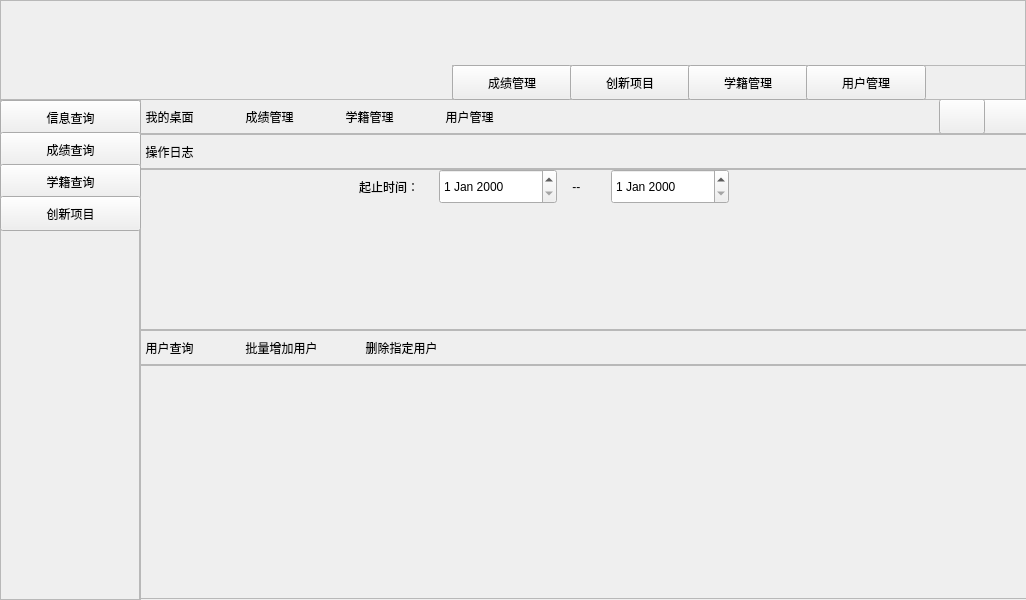
<?xml version="1.0" encoding="UTF-8"?>
<ui version="4.0">
 <class>teacher</class>
 <widget class="QMainWindow" name="teacher">
  <property name="geometry">
   <rect>
    <x>0</x>
    <y>0</y>
    <width>1026</width>
    <height>600</height>
   </rect>
  </property>
  <property name="windowTitle">
   <string>MainWindow</string>
  </property>
  <widget class="QWidget" name="centralwidget">
   <widget class="QFrame" name="frame_main">
    <property name="geometry">
     <rect>
      <x>139</x>
      <y>99</y>
      <width>891</width>
      <height>500</height>
     </rect>
    </property>
    <property name="frameShape">
     <enum>QFrame::StyledPanel</enum>
    </property>
    <property name="frameShadow">
     <enum>QFrame::Raised</enum>
    </property>
    <widget class="QPushButton" name="size_putton">
     <property name="geometry">
      <rect>
       <x>843</x>
       <y>0</y>
       <width>46</width>
       <height>35</height>
      </rect>
     </property>
     <property name="text">
      <string/>
     </property>
    </widget>
    <widget class="QPushButton" name="putton_delete">
     <property name="geometry">
      <rect>
       <x>800</x>
       <y>0</y>
       <width>46</width>
       <height>35</height>
      </rect>
     </property>
     <property name="text">
      <string/>
     </property>
    </widget>
    <widget class="QFrame" name="main_frame">
     <property name="geometry">
      <rect>
       <x>0</x>
       <y>0</y>
       <width>891</width>
       <height>35</height>
      </rect>
     </property>
     <property name="frameShape">
      <enum>QFrame::StyledPanel</enum>
     </property>
     <property name="frameShadow">
      <enum>QFrame::Raised</enum>
     </property>
     <widget class="QLabel" name="label_desktop">
      <property name="enabled">
       <bool>true</bool>
      </property>
      <property name="geometry">
       <rect>
        <x>0</x>
        <y>0</y>
        <width>100</width>
        <height>35</height>
       </rect>
      </property>
      <property name="text">
       <string>  我的桌面</string>
      </property>
     </widget>
     <widget class="QLabel" name="label_grade_mana">
      <property name="enabled">
       <bool>true</bool>
      </property>
      <property name="geometry">
       <rect>
        <x>100</x>
        <y>0</y>
        <width>100</width>
        <height>35</height>
       </rect>
      </property>
      <property name="text">
       <string>  成绩管理</string>
      </property>
     </widget>
     <widget class="QLabel" name="label_roll">
      <property name="enabled">
       <bool>true</bool>
      </property>
      <property name="geometry">
       <rect>
        <x>200</x>
        <y>0</y>
        <width>100</width>
        <height>35</height>
       </rect>
      </property>
      <property name="text">
       <string>  学籍管理</string>
      </property>
     </widget>
     <widget class="QLabel" name="label_user_man">
      <property name="enabled">
       <bool>true</bool>
      </property>
      <property name="geometry">
       <rect>
        <x>300</x>
        <y>0</y>
        <width>100</width>
        <height>35</height>
       </rect>
      </property>
      <property name="text">
       <string>  用户管理</string>
      </property>
     </widget>
    </widget>
    <widget class="QFrame" name="main_frame_grade">
     <property name="geometry">
      <rect>
       <x>0</x>
       <y>35</y>
       <width>891</width>
       <height>35</height>
      </rect>
     </property>
     <property name="frameShape">
      <enum>QFrame::StyledPanel</enum>
     </property>
     <property name="frameShadow">
      <enum>QFrame::Raised</enum>
     </property>
     <widget class="QLabel" name="label_logal">
      <property name="enabled">
       <bool>true</bool>
      </property>
      <property name="geometry">
       <rect>
        <x>0</x>
        <y>0</y>
        <width>100</width>
        <height>35</height>
       </rect>
      </property>
      <property name="text">
       <string>  操作日志</string>
      </property>
     </widget>
    </widget>
    <widget class="QFrame" name="main_frame_grade_3">
     <property name="geometry">
      <rect>
       <x>0</x>
       <y>231</y>
       <width>891</width>
       <height>35</height>
      </rect>
     </property>
     <property name="frameShape">
      <enum>QFrame::StyledPanel</enum>
     </property>
     <property name="frameShadow">
      <enum>QFrame::Raised</enum>
     </property>
     <widget class="QLabel" name="label_year_14">
      <property name="enabled">
       <bool>true</bool>
      </property>
      <property name="geometry">
       <rect>
        <x>0</x>
        <y>0</y>
        <width>100</width>
        <height>35</height>
       </rect>
      </property>
      <property name="text">
       <string>  用户查询</string>
      </property>
     </widget>
     <widget class="QLabel" name="label_year_15">
      <property name="enabled">
       <bool>true</bool>
      </property>
      <property name="geometry">
       <rect>
        <x>100</x>
        <y>0</y>
        <width>120</width>
        <height>35</height>
       </rect>
      </property>
      <property name="text">
       <string>  批量增加用户</string>
      </property>
     </widget>
     <widget class="QLabel" name="label_year_16">
      <property name="enabled">
       <bool>true</bool>
      </property>
      <property name="geometry">
       <rect>
        <x>220</x>
        <y>0</y>
        <width>120</width>
        <height>35</height>
       </rect>
      </property>
      <property name="text">
       <string>  删除指定用户</string>
      </property>
     </widget>
    </widget>
    <widget class="QFrame" name="main_frame_grade_2">
     <property name="geometry">
      <rect>
       <x>0</x>
       <y>70</y>
       <width>891</width>
       <height>161</height>
      </rect>
     </property>
     <property name="frameShape">
      <enum>QFrame::StyledPanel</enum>
     </property>
     <property name="frameShadow">
      <enum>QFrame::Raised</enum>
     </property>
     <widget class="QLabel" name="label_year_18">
      <property name="enabled">
       <bool>true</bool>
      </property>
      <property name="geometry">
       <rect>
        <x>430</x>
        <y>0</y>
        <width>30</width>
        <height>35</height>
       </rect>
      </property>
      <property name="text">
       <string> --</string>
      </property>
     </widget>
     <widget class="QDateEdit" name="dateEdit">
      <property name="geometry">
       <rect>
        <x>300</x>
        <y>0</y>
        <width>118</width>
        <height>35</height>
       </rect>
      </property>
     </widget>
     <widget class="QDateEdit" name="dateEdit_2">
      <property name="geometry">
       <rect>
        <x>472</x>
        <y>0</y>
        <width>118</width>
        <height>35</height>
       </rect>
      </property>
     </widget>
     <widget class="QLabel" name="label_year_17">
      <property name="enabled">
       <bool>true</bool>
      </property>
      <property name="geometry">
       <rect>
        <x>220</x>
        <y>0</y>
        <width>71</width>
        <height>35</height>
       </rect>
      </property>
      <property name="text">
       <string>起止时间：</string>
      </property>
     </widget>
    </widget>
    <widget class="QFrame" name="main_frame_grade_4">
     <property name="geometry">
      <rect>
       <x>0</x>
       <y>266</y>
       <width>891</width>
       <height>241</height>
      </rect>
     </property>
     <property name="frameShape">
      <enum>QFrame::StyledPanel</enum>
     </property>
     <property name="frameShadow">
      <enum>QFrame::Raised</enum>
     </property>
    </widget>
    <zorder>size_putton</zorder>
    <zorder>putton_delete</zorder>
    <zorder>main_frame_grade</zorder>
    <zorder>main_frame</zorder>
    <zorder>main_frame_grade_3</zorder>
    <zorder>main_frame_grade_2</zorder>
    <zorder>main_frame_grade_4</zorder>
   </widget>
   <widget class="QFrame" name="frame_top">
    <property name="geometry">
     <rect>
      <x>0</x>
      <y>0</y>
      <width>1026</width>
      <height>100</height>
     </rect>
    </property>
    <property name="frameShape">
     <enum>QFrame::StyledPanel</enum>
    </property>
    <property name="frameShadow">
     <enum>QFrame::Raised</enum>
    </property>
    <widget class="QLabel" name="label_background">
     <property name="geometry">
      <rect>
       <x>445</x>
       <y>0</y>
       <width>601</width>
       <height>65</height>
      </rect>
     </property>
     <property name="text">
      <string/>
     </property>
    </widget>
    <widget class="QFrame" name="frame_background">
     <property name="geometry">
      <rect>
       <x>452</x>
       <y>65</y>
       <width>574</width>
       <height>35</height>
      </rect>
     </property>
     <property name="frameShape">
      <enum>QFrame::StyledPanel</enum>
     </property>
     <property name="frameShadow">
      <enum>QFrame::Raised</enum>
     </property>
     <widget class="QPushButton" name="button_managrade">
      <property name="geometry">
       <rect>
        <x>0</x>
        <y>0</y>
        <width>120</width>
        <height>35</height>
       </rect>
      </property>
      <property name="text">
       <string>成绩管理</string>
      </property>
     </widget>
     <widget class="QPushButton" name="button_innovations">
      <property name="geometry">
       <rect>
        <x>118</x>
        <y>0</y>
        <width>120</width>
        <height>35</height>
       </rect>
      </property>
      <property name="text">
       <string>创新项目</string>
      </property>
     </widget>
     <widget class="QPushButton" name="button_manaroll">
      <property name="geometry">
       <rect>
        <x>236</x>
        <y>0</y>
        <width>120</width>
        <height>35</height>
       </rect>
      </property>
      <property name="text">
       <string>学籍管理</string>
      </property>
     </widget>
     <widget class="QPushButton" name="button_manage">
      <property name="geometry">
       <rect>
        <x>354</x>
        <y>0</y>
        <width>120</width>
        <height>35</height>
       </rect>
      </property>
      <property name="text">
       <string>用户管理</string>
      </property>
     </widget>
    </widget>
    <widget class="QLabel" name="label_background_2">
     <property name="geometry">
      <rect>
       <x>-2</x>
       <y>10</y>
       <width>239</width>
       <height>53</height>
      </rect>
     </property>
     <property name="text">
      <string/>
     </property>
    </widget>
    <zorder>frame_background</zorder>
    <zorder>label_background</zorder>
    <zorder>label_background_2</zorder>
   </widget>
   <widget class="QFrame" name="frame_left">
    <property name="geometry">
     <rect>
      <x>0</x>
      <y>100</y>
      <width>141</width>
      <height>500</height>
     </rect>
    </property>
    <property name="frameShape">
     <enum>QFrame::StyledPanel</enum>
    </property>
    <property name="frameShadow">
     <enum>QFrame::Raised</enum>
    </property>
    <widget class="QPushButton" name="button_infor_search">
     <property name="geometry">
      <rect>
       <x>0</x>
       <y>0</y>
       <width>141</width>
       <height>35</height>
      </rect>
     </property>
     <property name="text">
      <string>信息查询</string>
     </property>
     <property name="autoDefault">
      <bool>false</bool>
     </property>
    </widget>
    <widget class="QPushButton" name="button_grade_search">
     <property name="geometry">
      <rect>
       <x>0</x>
       <y>32</y>
       <width>141</width>
       <height>35</height>
      </rect>
     </property>
     <property name="text">
      <string>成绩查询</string>
     </property>
     <property name="autoDefault">
      <bool>false</bool>
     </property>
    </widget>
    <widget class="QPushButton" name="button_roll_school">
     <property name="geometry">
      <rect>
       <x>0</x>
       <y>64</y>
       <width>141</width>
       <height>35</height>
      </rect>
     </property>
     <property name="text">
      <string>学籍查询</string>
     </property>
     <property name="autoDefault">
      <bool>false</bool>
     </property>
    </widget>
    <widget class="QPushButton" name="button_innovation">
     <property name="enabled">
      <bool>true</bool>
     </property>
     <property name="geometry">
      <rect>
       <x>0</x>
       <y>96</y>
       <width>141</width>
       <height>35</height>
      </rect>
     </property>
     <property name="text">
      <string>创新项目</string>
     </property>
     <property name="autoDefault">
      <bool>false</bool>
     </property>
    </widget>
   </widget>
  </widget>
 </widget>
 <resources/>
 <connections/>
</ui>
